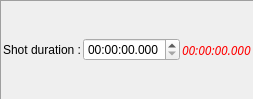
        <widget class="QFrame" name="FrameShot">
         <property name="sizePolicy">
          <sizepolicy hsizetype="Expanding" vsizetype="Preferred">
           <horstretch>0</horstretch>
           <verstretch>0</verstretch>
          </sizepolicy>
         </property>
         <property name="frameShape">
          <enum>QFrame::Panel</enum>
         </property>
         <property name="frameShadow">
          <enum>QFrame::Sunken</enum>
         </property>
         <layout class="QHBoxLayout" name="horizontalLayout_17">
          <property name="spacing">
           <number>2</number>
          </property>
          <property name="margin">
           <number>2</number>
          </property>
          <item>
           <widget class="QLabel" name="label_15">
            <property name="text">
             <string>Shot duration :</string>
            </property>
            <property name="alignment">
             <set>Qt::AlignRight|Qt::AlignTrailing|Qt::AlignVCenter</set>
            </property>
           </widget>
          </item>
          <item>
           <widget class="QTimeEdit" name="ShotDurationED">
            <property name="font">
             <font>
              <pointsize>9</pointsize>
             </font>
            </property>
            <property name="toolTip">
             <string>Define the duration for the current selected shot</string>
            </property>
            <property name="maximumDateTime">
             <datetime>
              <hour>11</hour>
              <minute>59</minute>
              <second>59</second>
              <year>2000</year>
              <month>1</month>
              <day>1</day>
             </datetime>
            </property>
            <property name="maximumTime">
             <time>
              <hour>11</hour>
              <minute>59</minute>
              <second>59</second>
             </time>
            </property>
            <property name="currentSection">
             <enum>QDateTimeEdit::HourSection</enum>
            </property>
            <property name="displayFormat">
             <string>HH:mm:ss.zzz</string>
            </property>
           </widget>
          </item>
          <item>
           <widget class="QLabel" name="MinShotDurationLabel">
            <property name="sizePolicy">
             <sizepolicy hsizetype="Expanding" vsizetype="Preferred">
              <horstretch>0</horstretch>
              <verstretch>0</verstretch>
             </sizepolicy>
            </property>
            <property name="font">
             <font>
              <family>Sans Serif</family>
              <pointsize>9</pointsize>
              <weight>50</weight>
              <italic>true</italic>
              <bold>false</bold>
             </font>
            </property>
            <property name="styleSheet">
             <string notr="true">QLabel {
    color:rgb(255, 0, 0);
	font: italic 9pt &quot;Sans Serif&quot;;
}</string>
            </property>
            <property name="text">
             <string notr="true">00:00:00.000</string>
            </property>
           </widget>
          </item>
         </layout>
        </widget>
